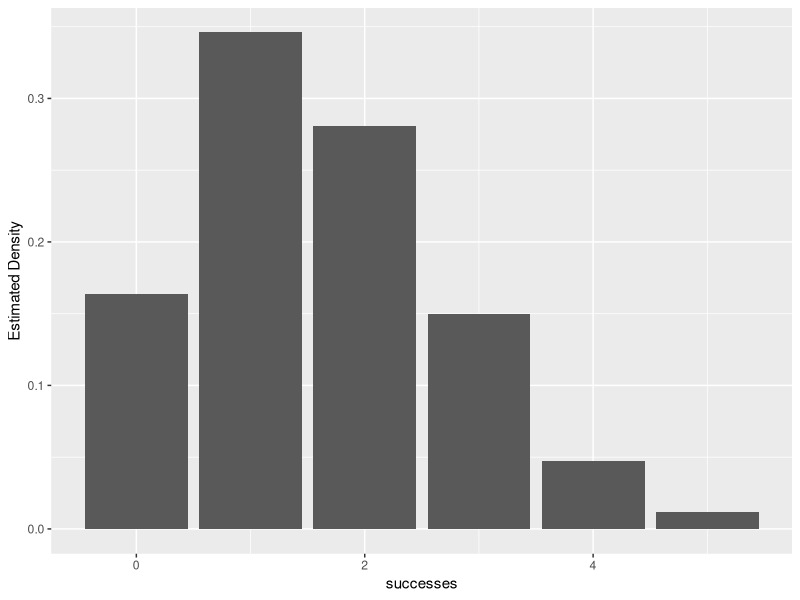

Here is the R script that generated this plot:
# Histogram of BD.R
library(dplyr)
library(ggplot2)

successes <- rbinom(1000,8,0.2)

binom_draws <- as_tibble(data.frame(successes))

estimated_pf <- binom_draws %>%
  group_by(successes) %>%
  summarise(n=n()) %>%
  mutate(freq=n/sum(n))
  
ggplot(estimated_pf, aes(x=successes, y=freq)) + geom_col() + ylab("Estimated Density")
